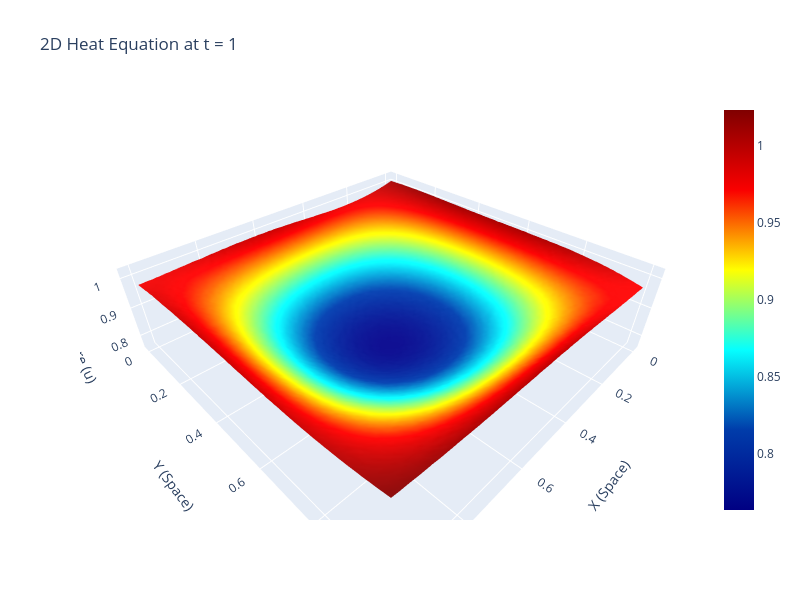

Source (notebook cell):
### Code cell
# Render Interactive Graph using Plotly's version of Viridis
fig = go.Figure(data=[go.Surface(
    z=U_pred, 
    x=x_val.numpy(), 
    y=y_val.numpy(), 
    colorscale='jet' 
)])

fig.update_layout(
    title=f'2D Heat Equation at t = {t_val}',
    autosize=False,
    width=800, 
    height=600,
    scene=dict(
        xaxis_title='X (Space)', 
        yaxis_title='Y (Space)', 
        zaxis_title='Temperature (u)'
    )
)
fig.show()
